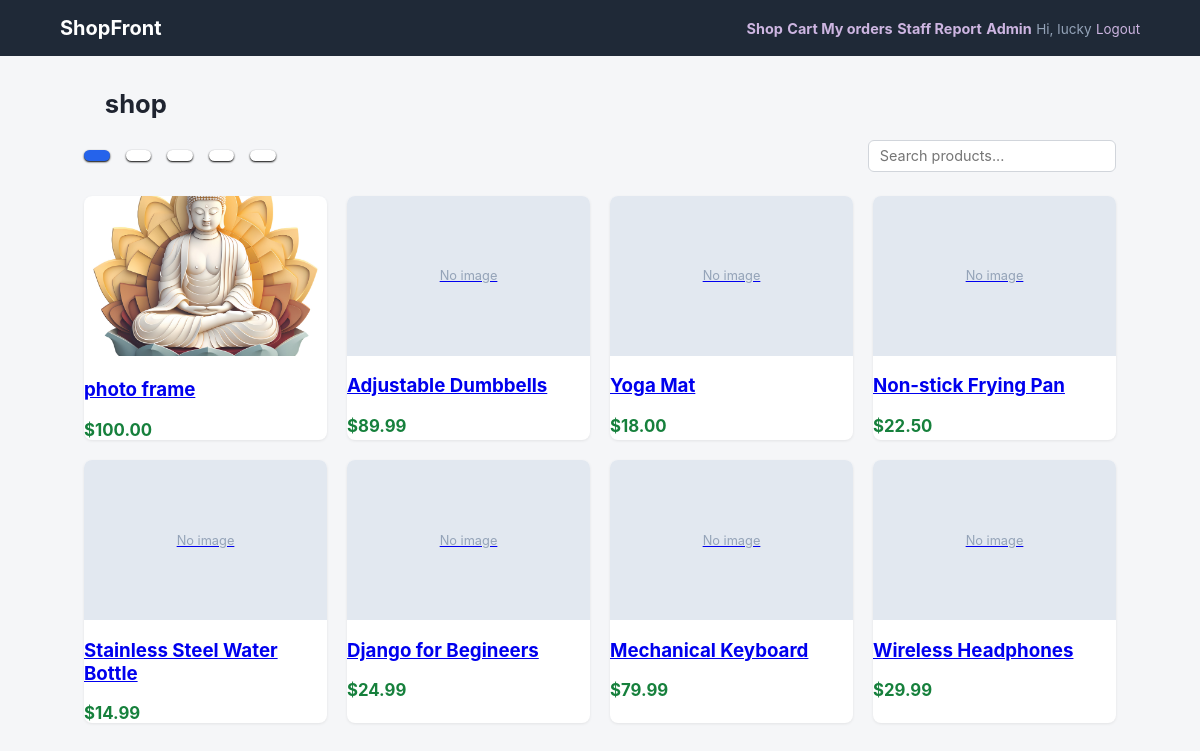
The app's page / (signed in) with its own data.
### store/models.py (models this page shows, shortened)
class Category(models.Model):
    name=models.CharField(max_length=100,unique=True)
    slug=models.SlugField(max_length=100,unique=True)
    class Meta:
        verbose_name_plural="categories"
        ordering=["name"]
        db_table="category"

class Product(models.Model):
    name=models.CharField(max_length=200)
    slug=models.SlugField(max_length=220)
    description=models.TextField(blank=True)
    category=models.ForeignKey(Category,on_delete=models.SET_NULL,null=True,blank=True,related_name="products")
    price=models.DecimalField(max_digits=10,decimal_places=2)
    stock=models.PositiveIntegerField(default=0)
    image=models.ImageField(upload_to="media/",blank=True,null=True)
    is_active=models.BooleanField(default=True)
    created_at=models.DateTimeField(auto_now_add=True)
    class Meta:
        ordering=["-created_at"]
        db_table="product"
    @property
    def in_stock(self):
        return self.stock>0

### store/views.py (the view)
# urls.py: path("",views.ProductListView.as_view(),name="product_list"),
class ProductListView(ListView):
    model=Product
    template_name="store/product_list.html"
    context_object_name="products" #Designates the name of the variable to use in the context.
    paginate_by=12 #how many objects should be displayed per page.
    def get_queryset(self): #Get the list of items for this view. This must be an iterable and may be a queryset
        qs=Product.objects.filter(is_active=True).select_related("category")
        category_slug=self.request.GET.get("category")
        if category_slug:
            qs=qs.filter(category__slug=category_slug)
        else:
            q=self.request.GET.get("q")
            if q:
                qs=qs.filter(name__icontains=q) #
        return qs
    def get_context_data(self, **kwargs): #Returns context data for displaying the list of objects
        ctx=super().get_context_data(**kwargs)  #calling overridining django.views.generic.list.MultipleObjectMixin
        ctx["categories"]=Category.objects.all()
        ctx["selected_category"]=self.request.GET.get("category","")
        ctx["query"]=self.request.GET.get("q","")
        return ctx

### templates/store/product_list.html (shortened to what this page needs)
{% extends 'base.html' %}
{% block content %}
<h1>shop</h1>
<div class="filters">
    <a href="{% url 'product_list' %}" class="{% if not selected_category %}active{% endif %}"></a>
    {% for cat in categories %}
       <a href="?category={{cat.slug}}" class="{% if selected_category == cat.slug %}active{%endif%}"></a>
    {% endfor %}
    <form action="" method="get" class="search-form" style="margin-left: auto;">
        <input type="text" name="q" placeholder="Search products..." value="{{query}}">
    </form>
</div>
{% if products %}
<div class="product-grid">
    {% for product in products %}
    <div class="product-card">
        <a href="{% url 'product_detail' product.slug %}">
            {% if product.image %}
                <img src="{{ product.image.url }}" alt="{{product.name}}">
            {% else %}
                <div class="product-thumb placeholder">No image</div>
            {% endif %}
        </a>
        <div>
            <h3><a href="{% url 'product_detail' product.slug%}">{{product.name}}</a></h3>
            <span class="price">${{product.price}}</span>
        </div>
    </div>
    {% endfor %}
</div>
{% else %}
    <div class="empty-state"><p>No products</p></div>
{%endif%}
{% endblock %}

### templates/base.html (shortened to what this page needs)
{% load static %}
<!DOCTYPE html>
<html lang="en">
<head>
    <link rel="stylesheet" href="{% static 'css/style.css'%}">
</head>
<body>
    <header class="site-header">
        <nav class="navbar">
            <div class="nav-container">
                <a href="{% url 'product_list'%}" class="nav-brand">ShopFront</a>
                <div class="nav-link">
                    <a href="{% url 'product_list' %}">Shop</a>
                    <a href="{% url 'cart_detail' %}">Cart {%if nav_cart_count%} ({{nav_cart_count}})</a>{%endif%}
                    {% if user.is_authenticated %}
                       <a href="{% url 'order_list' %}">My orders</a>
                       {% if user.is_staff %}
                           <a href="{% url 'staff_report'%}">Staff Report</a>
                           <a href="{% url 'admin:index'%}">Admin</a>
                       {% endif %}
                       <span class="nav-user">Hi, {{user.username}}</span>
                       <form action="{% url 'logout'%}" method="post" class="inline-form">
                         <button type="submit" class="link-button">Logout</button>
                       </form>
                    {% else %}
                       <a href="{% url 'login' %}">login</a>
                       <a href="{% url 'signup' %}">Sign Up</a>
                    {%endif%}
                </div>
            </div>
        </nav>
    </header>
    <main class="container">
        {% block content %}{% endblock %}
    </main>
</body>
</html>

### static/css/style.css (style rules this page uses)
* { box-sizing: border-box; }
body { margin:0; font-family: -apple-system, BlinkMacSystemFont, 'Segoe UI', Roboto, Oxygen, Ubuntu, Cantarell; background: #f5f6f8; color:#1f2430; }
.navbar { background:#1f2937; padding: 0.1.5rem; }
.nav-container { max-width: 1080px; margin:0 auto; display:flex; align-items: center; justify-content: space-between; height:56px; flex-wrap: wrap; }
.nav-brand { color: #fff; font-weight: 700; text-decoration: none; font-size:20px; }
.nav-link a { color: #cdb5e1; text-decoration: none; font-size:0.9rem; font-weight: bold; }
.nav-user { color:#94a3b8; font-size: 0.85rem; }
.inline-form { display: inline; }
.link-button { background: none; border:none; color:#cdb5e1; cursor: pointer; font-size: 0.9; padding: 0; font-family: inherit; }
.container { max-width: 1080px; margin: 2rem auto; padding: 0 1.5rem; }
h1 { font-size: 1.6rem; margin: 1.3rem; }
.filters { display:flex; gap:1rem; margin-bottom: 1.5rem; flex-wrap: wrap; align-items: center; }
.filters a { padding: 0.35rem 0.8rem; border-radius: 999px; background: #ffff; text-decoration: none; color:#1f2430; font-size:0.85px; box-shadow: 0 1px 2px rgba(0,0,0); }
.filters a.active { background: #2563eb; color:#fff; }
.search-form input[type=text] { padding: 0.4rem 0.7rem; border-radius: 6px; border: 1px solid #d1d5db; font-size: 0.9rem; }
.product-grid { display: grid; grid-template-columns: repeat(auto-fill,minmax(220px,1fr)); gap:1.25rem; }
.product-card { background: #fff; border-radius:8px; overflow: hidden; box-shadow: 0 1px 3px rgba(0,0,0,0.08); display:flex; flex-direction: column; }
.product-card img,.product-thumb { width:100%; height:160px; object-fit: cover; background: #e2e8f0; }
.product-thumb.placeholder { display:flex; align-items: center; justify-content: center; color:#94a3b8; font-size: 0.8rem; }
.price { font-weight: 700; color:#16803c; font-size: 1.05rem; }
input[type=text],input[type=email],input[type=password],input[type=number],textarea,select { width:100%; padding: 0.5rem 0.6rem; border: 1px solid #d1d5db; border-radius: 6px; font-size: 0.9rem; font-family: inherit; }

### records on screen
Product: image (picture), name "photo frame", price "100.00"
Product: image "No image", name "Adjustable Dumbbells", price "89.99"
Product: image "No image", name "Yoga Mat", price "18.00"
Product: image "No image", name "Non-stick Frying Pan", price "22.50"
Product: image "No image", name "Stainless Steel Water Bottle", price "14.99"
Product: image "No image", name "Django for Begineers", price "24.99"
Product: image "No image", name "Mechanical Keyboard", price "79.99"
Product: image "No image", name "Wireless Headphones", price "29.99"

### other values on screen
{{ user.username }} "lucky"
